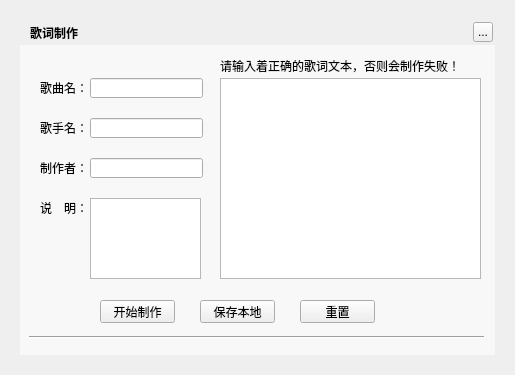
<?xml version="1.0" encoding="UTF-8"?>
<ui version="4.0">
 <class>MusicLrcMakerWidget</class>
 <widget class="QWidget" name="MusicLrcMakerWidget">
  <property name="geometry">
   <rect>
    <x>0</x>
    <y>0</y>
    <width>515</width>
    <height>375</height>
   </rect>
  </property>
  <property name="windowTitle">
   <string>Form</string>
  </property>
  <widget class="QLabel" name="background">
   <property name="geometry">
    <rect>
     <x>20</x>
     <y>20</y>
     <width>475</width>
     <height>335</height>
    </rect>
   </property>
   <property name="text">
    <string/>
   </property>
  </widget>
  <widget class="QLabel" name="topTitleName">
   <property name="geometry">
    <rect>
     <x>30</x>
     <y>20</y>
     <width>71</width>
     <height>25</height>
    </rect>
   </property>
   <property name="styleSheet">
    <string notr="true">color:&quot;#FFFFFF&quot;;font-weight:bold</string>
   </property>
   <property name="text">
    <string>歌词制作</string>
   </property>
  </widget>
  <widget class="QToolButton" name="topTitleCloseButton">
   <property name="geometry">
    <rect>
     <x>473</x>
     <y>22</y>
     <width>20</width>
     <height>20</height>
    </rect>
   </property>
   <property name="text">
    <string>...</string>
   </property>
  </widget>
  <widget class="Line" name="line_2">
   <property name="geometry">
    <rect>
     <x>29</x>
     <y>335</y>
     <width>455</width>
     <height>5</height>
    </rect>
   </property>
   <property name="orientation">
    <enum>Qt::Horizontal</enum>
   </property>
  </widget>
  <widget class="QLabel" name="artNameLabel">
   <property name="geometry">
    <rect>
     <x>40</x>
     <y>120</y>
     <width>51</width>
     <height>16</height>
    </rect>
   </property>
   <property name="text">
    <string>歌手名：</string>
   </property>
  </widget>
  <widget class="QLineEdit" name="artNameEdit">
   <property name="geometry">
    <rect>
     <x>90</x>
     <y>118</y>
     <width>113</width>
     <height>20</height>
    </rect>
   </property>
  </widget>
  <widget class="QLabel" name="songNameLabel">
   <property name="geometry">
    <rect>
     <x>40</x>
     <y>80</y>
     <width>51</width>
     <height>16</height>
    </rect>
   </property>
   <property name="text">
    <string>歌曲名：</string>
   </property>
  </widget>
  <widget class="QLineEdit" name="songNameEdit">
   <property name="geometry">
    <rect>
     <x>90</x>
     <y>78</y>
     <width>113</width>
     <height>20</height>
    </rect>
   </property>
  </widget>
  <widget class="QLabel" name="authorNameLabel">
   <property name="geometry">
    <rect>
     <x>40</x>
     <y>160</y>
     <width>51</width>
     <height>16</height>
    </rect>
   </property>
   <property name="text">
    <string>制作者：</string>
   </property>
  </widget>
  <widget class="QLineEdit" name="authorNameEdit">
   <property name="geometry">
    <rect>
     <x>90</x>
     <y>158</y>
     <width>113</width>
     <height>20</height>
    </rect>
   </property>
  </widget>
  <widget class="QTextEdit" name="lrcTextEdit">
   <property name="geometry">
    <rect>
     <x>220</x>
     <y>78</y>
     <width>261</width>
     <height>201</height>
    </rect>
   </property>
  </widget>
  <widget class="QTextEdit" name="introductionTextEdit">
   <property name="geometry">
    <rect>
     <x>90</x>
     <y>198</y>
     <width>111</width>
     <height>81</height>
    </rect>
   </property>
  </widget>
  <widget class="QLabel" name="introductionLabel">
   <property name="geometry">
    <rect>
     <x>40</x>
     <y>200</y>
     <width>51</width>
     <height>16</height>
    </rect>
   </property>
   <property name="text">
    <string>说　明：</string>
   </property>
  </widget>
  <widget class="QPushButton" name="makeButton">
   <property name="geometry">
    <rect>
     <x>100</x>
     <y>300</y>
     <width>75</width>
     <height>23</height>
    </rect>
   </property>
   <property name="text">
    <string>开始制作</string>
   </property>
  </widget>
  <widget class="QPushButton" name="saveButton">
   <property name="geometry">
    <rect>
     <x>200</x>
     <y>300</y>
     <width>75</width>
     <height>23</height>
    </rect>
   </property>
   <property name="text">
    <string>保存本地</string>
   </property>
  </widget>
  <widget class="QPushButton" name="reviewButton">
   <property name="geometry">
    <rect>
     <x>300</x>
     <y>300</y>
     <width>75</width>
     <height>23</height>
    </rect>
   </property>
   <property name="text">
    <string>重置</string>
   </property>
  </widget>
  <widget class="QLabel" name="llrcIntroductionLabel">
   <property name="geometry">
    <rect>
     <x>220</x>
     <y>58</y>
     <width>251</width>
     <height>16</height>
    </rect>
   </property>
   <property name="text">
    <string>请输入着正确的歌词文本，否则会制作失败！</string>
   </property>
  </widget>
  <widget class="QWidget" name="backgroundMask" native="true">
   <property name="geometry">
    <rect>
     <x>20</x>
     <y>45</y>
     <width>475</width>
     <height>310</height>
    </rect>
   </property>
   <property name="styleSheet">
    <string notr="true">background:rgba(255,255,255,150)</string>
   </property>
  </widget>
  <zorder>background</zorder>
  <zorder>backgroundMask</zorder>
  <zorder>topTitleName</zorder>
  <zorder>topTitleCloseButton</zorder>
  <zorder>line_2</zorder>
  <zorder>artNameLabel</zorder>
  <zorder>artNameEdit</zorder>
  <zorder>songNameLabel</zorder>
  <zorder>songNameEdit</zorder>
  <zorder>authorNameLabel</zorder>
  <zorder>authorNameEdit</zorder>
  <zorder>lrcTextEdit</zorder>
  <zorder>introductionTextEdit</zorder>
  <zorder>introductionLabel</zorder>
  <zorder>makeButton</zorder>
  <zorder>saveButton</zorder>
  <zorder>reviewButton</zorder>
  <zorder>llrcIntroductionLabel</zorder>
 </widget>
 <resources/>
 <connections/>
</ui>
